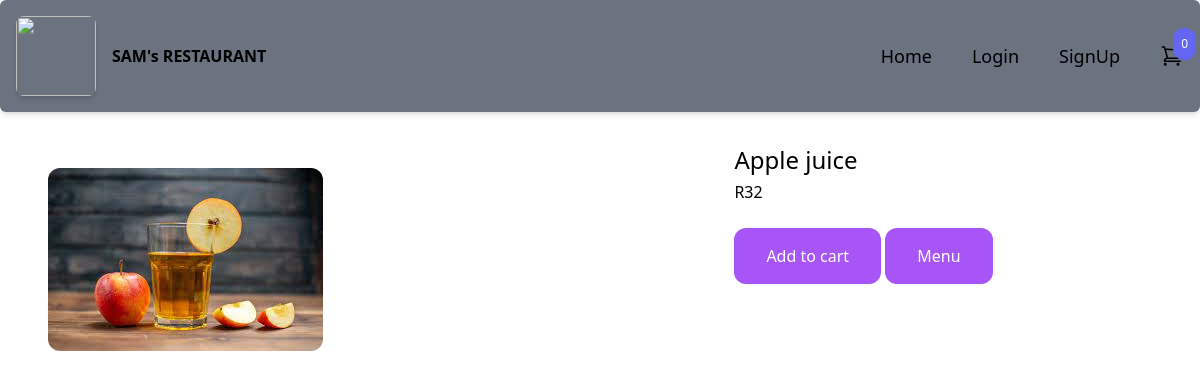
Page /menu/apple on the committed database.
### product/models.py (models this page shows, shortened)
class Product(models.Model):
    category = models.ForeignKey(Category, related_name='products', on_delete=models.CASCADE)
    name = models.CharField(max_length=255)
    slug = models.SlugField()
    description = models.TextField(blank=True, null=True)
    price = models.IntegerField()
    created_at = models.DateTimeField(auto_now_add=True)
    image = models.ImageField(upload_to='uploads/', blank=True, null=True)
    thumbnail = models.ImageField(upload_to='uploads/', blank=True, null=True)
    class Meta:
        ordering = ('-created_at',)
    def get_thumbnail(self):
        if self.thumbnail:
            return self.thumbnail.url

### product/views.py (the view)
# urls.py: path('menu/<slug:slug>', product, name='product'),
def product(request, slug):
    product = Product.objects.get(slug=slug)
    return render(request, 'product/product.html', {'product':product})

### cart/cart.py (called while the page is built)
    def __len__(self):
        return sum(item['quantity'] for item in self.cart.values())

### cart/context_processors.py (called while the page is built)
def cart(request):
    return {'cart': Cart(request)}

### product/templates/product/product.html (shortened to what this page needs)
<script src="https://cdn.tailwindcss.com"></script>
<nav class="">
    <div class="frontpage flex justify-between items-center p-4 rounded-md shadow-md bg-gray-500">
        <div class="flex items-center space-x-4 rounded-lg">
            <img src="https://webstockreview.net/images/clipart-restaurant-restaurant-logo-13.png" alt="" class=" w-20 h-20 max-w-xs sm:max-w-sm md:max-w-lg lg:max-w-xl xl:max-w-2xl rounded-lg shadow-md">
            <p class="text-gold text-3x1 font-extrabold">SAM's RESTAURANT</p>
        </div>
        <ul class="nav-menu flex items-center list-none gap-10 text-white-700 text-lg front-semibold">
            <li class="menu-item" onclick="setMenu('home')"><a href="home" class="nav-link"><a href="{% url 'frontpage' %}">Home</a></a>{% if menu == 'home' %}<hr class="nav-hr">{% endif %}</li>
            <li class="menu-item" onclick="setMenu('login')"><a href="login" class="nav-link">Login</a>{% if menu == 'login' %}<hr class="nav-hr">{% endif %}</li>
            <li class="menu-item" onclick="setMenu('signup')"><a href="signup" class="nav-link">SignUp</a>{% if menu == 'signup' %}<hr class="nav-hr">{% endif %}</li>
            <li>
                <div
                    hx-get="{% url 'hx_menu_cart' %}"
                    hx-trigger="update-menu-cart from:body"
                    hx-swap="innerHTML"
                >
                    {% include 'cart/menu_cart.html' %}
                </div>
            </li>
        </ul>
    </div>
</nav>
<div class=" max-w-6xl mx-auto flex flex-wrap py-2 px-6 xl:px-0">
    <div class="images filters w-full mb-6 lg:mb-0 lg:w-3/5 mt-12">
        <img class="rounded-xl w-42 h-42" src="{{ product.get_thumbnail }}" >
    </div>
    <div class="information w-full lg:w-2/5 lg:p-6">
        <h1 class="text-2xl">{{ product.name }}</h1>
        <p class="mt-1 text-gray">R{{ product.price }}</p>
        <a
            href="#"
            class="mt-6 inline-block px-8 py-4 rounded-xl bg-purple-500 text text-white hover:bg-purple-700"
            hx-get="{% url 'add_to_cart' product.id %}"
            hx-target="#menu-cart-button"
            hx-swap="outerHTML"
            >
            Add to cart
        </a>
        <button class="mt-6 inline-block px-8 py-4 rounded-xl bg-purple-500 text text-white hover:bg-purple-700"><a href="{% url 'menu' %}">Menu</a></button>
    </div>
</div>

### rows in the picture
Product: get_thumbnail (picture), name "Apple juice", price "32"

### other values in the picture
{{ cart|length }} "0"
